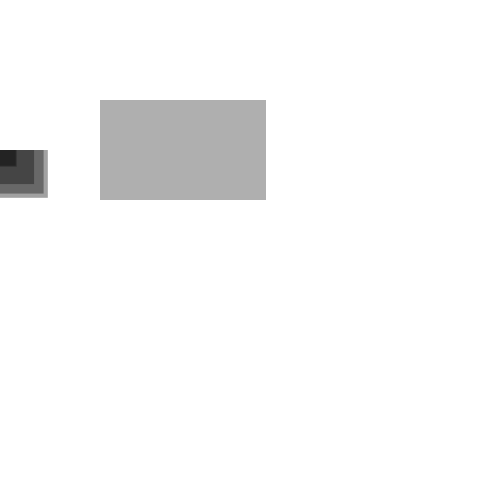
Frame 1 (no input)
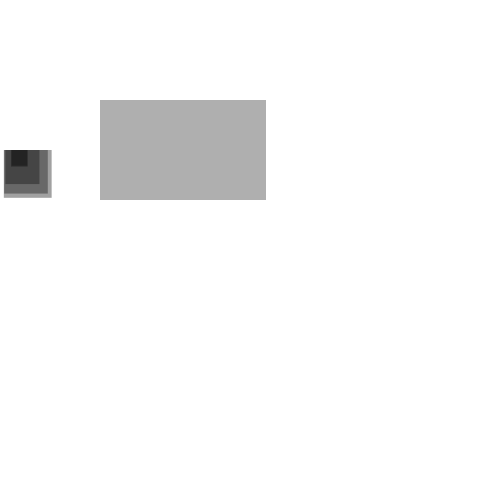
Frame 60 (the mouse pressed at the canvas centre just before this capture)
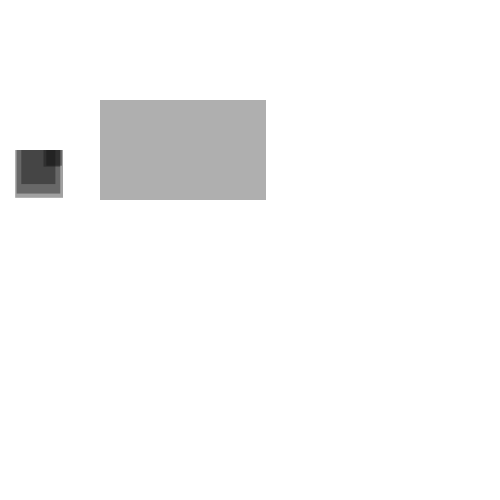
Frame 120 (the mouse held since frame 60 and released just before this capture)

The Processing sketch that drew these frames (run headless with seeded random() and noise(); from frame 60 on, the mouse is pressed at the canvas centre):

// Processing sketch: Exercise_2_7_Air_Lift
// ── Exercise_2_7_Air_Lift.pde
Mover[] movers = new Mover[5];
Air air;

void setup(){
  size(500,500);
  for(int i = 0; i <movers.length; i++){
    movers[i] = new Mover(random(5,50),0, 150);
  }
  air = new Air(100, width/3, height/3, 100, 0.1);
}
void draw(){
  background(255);
  air.display();
  
  for(int i = 0; i < movers.length; i++){
    
    
    if(movers[i].isInside(air)){
      println("air zone");
      movers[i].drag(air);
    }
    
    
    PVector wind = new PVector(0.1,0);
    float m = 0.1*movers[i].mass;
    //PVector gravity = new PVector(0,m);

    //float c = 0.01;
    //PVector friction = movers[i].velocity.get();
    //friction.mult(-1);
    //friction.normalize();
    //friction.mult(c);

    //movers[i].applyForce(friction);
    movers[i].applyForce(wind);
    //movers[i].applyForce(gravity);
    
    movers[i].update();
    movers[i].display();
    movers[i].checkEdges();
  }
}
// ── Air.pde
class Air{
  float x,y,w,h;
  float c;
  
  Air(float x_, float y_, float w_, float h_, float c_){
    x = x_;
    y = y_;
    w = w_;
    h = h_;
    c = c_;
  }
  
  void display(){
    pushStyle();
    noStroke();
    fill(175);
    rect(x,h,w,h);
    popStyle();
  }
}
// ── Mover.pde
class Mover{
  PVector location;
  PVector velocity;
  PVector acceleration;
  
  float mass;
  Mover(float m, float x, float y){
    mass = m;
    location = new PVector(x,y);
    velocity = new PVector(0,0);
    acceleration = new PVector(0,0);
  }
  
  
  void update(){
    velocity.add(acceleration);
    location.add(velocity);
    acceleration.mult(0);
  }
  void display(){
    pushStyle();
    noStroke();
    fill(16,100);
    //ellipse(location.x,location.y,mass,mass);
    rect(location.x,location.y,mass,mass);
    popStyle();
  }
  void checkEdges(){
    if(location.x>width){
      location.x = width;
      velocity.x*=-1;
    }else if(location.x<0){
      location.x = 0;
      velocity.x*=-1;
    }
    
    if(location.y>height){
      velocity.y*=-1;
      location.y= height;
    }


    
  } 
  void applyForce(PVector force){
    PVector f = PVector.div(force,mass);
    acceleration.add(f);
  }
  
  boolean isInside(Air l){
    //if(location.x>l.x && location.x<l.x+l.w && location.y>l.y&&location.y<l.y+l.h){
    if(location.x>l.x && location.x<l.x+l.w ){

      println("inside");

      return true;
    }else{
            println("outside");

      return false;
    }
  }
  
  
  void drag(Air l){
    float speed = velocity.mag();
    float dragMagnitude = l.c*speed*speed*mass;
    
    PVector drag = velocity.get();
    //drag.mult(-1);
    drag.rotate(-1*HALF_PI);
    drag.normalize();
    drag.mult(dragMagnitude);
    
    applyForce(drag);
  }
}
